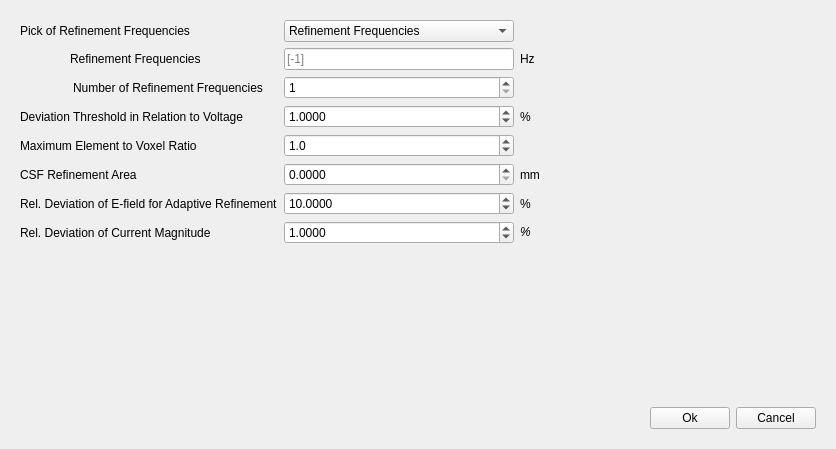
<?xml version="1.0" encoding="UTF-8"?>
<ui version="4.0">
 <class>centralwidget</class>
 <widget class="QWidget" name="centralwidget">
  <property name="geometry">
   <rect>
    <x>0</x>
    <y>0</y>
    <width>836</width>
    <height>449</height>
   </rect>
  </property>
  <property name="maximumSize">
   <size>
    <width>836</width>
    <height>450</height>
   </size>
  </property>
  <property name="windowTitle">
   <string>Mesh Refinement</string>
  </property>
  <property name="styleSheet">
   <string notr="true"/>
  </property>
  <layout class="QGridLayout" name="gridLayout">
   <item row="2" column="1">
    <widget class="QWidget" name="widget_Run_Close" native="true">
     <property name="font">
      <font/>
     </property>
     <layout class="QHBoxLayout" name="horizontalLayout_57">
      <item>
       <spacer name="horizontalSpacer_63">
        <property name="orientation">
         <enum>Qt::Horizontal</enum>
        </property>
        <property name="sizeHint" stdset="0">
         <size>
          <width>40</width>
          <height>20</height>
         </size>
        </property>
       </spacer>
      </item>
      <item>
       <widget class="QPushButton" name="pushButton_Save">
        <property name="font">
         <font/>
        </property>
        <property name="styleSheet">
         <string notr="true"/>
        </property>
        <property name="text">
         <string>Ok</string>
        </property>
        <property name="iconSize">
         <size>
          <width>24</width>
          <height>24</height>
         </size>
        </property>
       </widget>
      </item>
      <item>
       <widget class="QPushButton" name="pushButton_Cancel">
        <property name="font">
         <font/>
        </property>
        <property name="layoutDirection">
         <enum>Qt::LeftToRight</enum>
        </property>
        <property name="styleSheet">
         <string notr="true"/>
        </property>
        <property name="text">
         <string>Cancel</string>
        </property>
        <property name="iconSize">
         <size>
          <width>24</width>
          <height>24</height>
         </size>
        </property>
       </widget>
      </item>
     </layout>
    </widget>
   </item>
   <item row="1" column="1">
    <spacer name="verticalSpacer">
     <property name="orientation">
      <enum>Qt::Vertical</enum>
     </property>
     <property name="sizeHint" stdset="0">
      <size>
       <width>20</width>
       <height>40</height>
      </size>
     </property>
    </spacer>
   </item>
   <item row="0" column="0" colspan="2">
    <widget class="QWidget" name="widget" native="true">
     <layout class="QGridLayout" name="gridLayout_3">
      <item row="8" column="1">
       <widget class="QDoubleSpinBox" name="doubleSpinBox_Rel_Div_Current">
        <property name="font">
         <font/>
        </property>
        <property name="locale">
         <locale language="English" country="UnitedKingdom"/>
        </property>
        <property name="decimals">
         <number>4</number>
        </property>
        <property name="minimum">
         <double>0.000000000000000</double>
        </property>
        <property name="maximum">
         <double>10000000000000.000000000000000</double>
        </property>
        <property name="value">
         <double>1.000000000000000</double>
        </property>
       </widget>
      </item>
      <item row="4" column="1">
       <widget class="QDoubleSpinBox" name="doubleSpinBox_Deviation_Threshold">
        <property name="font">
         <font/>
        </property>
        <property name="locale">
         <locale language="English" country="UnitedKingdom"/>
        </property>
        <property name="inputMethodHints">
         <set>Qt::ImhFormattedNumbersOnly</set>
        </property>
        <property name="showGroupSeparator" stdset="0">
         <bool>false</bool>
        </property>
        <property name="decimals">
         <number>4</number>
        </property>
        <property name="minimum">
         <double>-1000000000.000000000000000</double>
        </property>
        <property name="maximum">
         <double>1000000000.000000000000000</double>
        </property>
        <property name="value">
         <double>1.000000000000000</double>
        </property>
       </widget>
      </item>
      <item row="2" column="0">
       <widget class="QWidget" name="widget_Refinement_Frequencies" native="true">
        <layout class="QVBoxLayout" name="verticalLayout_6">
         <property name="leftMargin">
          <number>20</number>
         </property>
         <property name="topMargin">
          <number>0</number>
         </property>
         <property name="rightMargin">
          <number>0</number>
         </property>
         <property name="bottomMargin">
          <number>0</number>
         </property>
         <item>
          <widget class="QLabel" name="label_Refinement_Frequency">
           <property name="font">
            <font/>
           </property>
           <property name="text">
            <string>Refinement Frequencies</string>
           </property>
           <property name="indent">
            <number>30</number>
           </property>
          </widget>
         </item>
        </layout>
       </widget>
      </item>
      <item row="4" column="2">
       <widget class="QLabel" name="label_Deviation_Threshold_2">
        <property name="font">
         <font/>
        </property>
        <property name="text">
         <string>%</string>
        </property>
       </widget>
      </item>
      <item row="9" column="4">
       <spacer name="horizontalSpacer">
        <property name="orientation">
         <enum>Qt::Horizontal</enum>
        </property>
        <property name="sizeHint" stdset="0">
         <size>
          <width>40</width>
          <height>20</height>
         </size>
        </property>
       </spacer>
      </item>
      <item row="6" column="1">
       <widget class="QDoubleSpinBox" name="doubleSpinBox_CSF_Ref_Reg">
        <property name="font">
         <font/>
        </property>
        <property name="locale">
         <locale language="English" country="UnitedKingdom"/>
        </property>
        <property name="decimals">
         <number>4</number>
        </property>
        <property name="minimum">
         <double>0.000000000000000</double>
        </property>
        <property name="maximum">
         <double>100000000.000000000000000</double>
        </property>
       </widget>
      </item>
      <item row="8" column="0">
       <widget class="QLabel" name="label_Rel_Div_Current">
        <property name="font">
         <font/>
        </property>
        <property name="text">
         <string>Rel. Deviation of Current Magnitude</string>
        </property>
       </widget>
      </item>
      <item row="3" column="0">
       <widget class="QWidget" name="widget_No_Of_Refinement_Frequencies" native="true">
        <layout class="QVBoxLayout" name="verticalLayout_5">
         <property name="leftMargin">
          <number>23</number>
         </property>
         <property name="topMargin">
          <number>0</number>
         </property>
         <property name="rightMargin">
          <number>0</number>
         </property>
         <property name="bottomMargin">
          <number>0</number>
         </property>
         <item>
          <widget class="QLabel" name="label_No_Of_Refinement_Frequencies">
           <property name="font">
            <font/>
           </property>
           <property name="text">
            <string>Number of Refinement Frequencies</string>
           </property>
           <property name="indent">
            <number>30</number>
           </property>
          </widget>
         </item>
        </layout>
       </widget>
      </item>
      <item row="2" column="1">
       <widget class="QWidget" name="widget_Refinement_Frequencies_2" native="true">
        <layout class="QVBoxLayout" name="verticalLayout_3">
         <property name="spacing">
          <number>0</number>
         </property>
         <property name="leftMargin">
          <number>0</number>
         </property>
         <property name="topMargin">
          <number>0</number>
         </property>
         <property name="rightMargin">
          <number>0</number>
         </property>
         <property name="bottomMargin">
          <number>0</number>
         </property>
         <item>
          <widget class="QLineEdit" name="lineEdit_Refinement_Frequency">
           <property name="font">
            <font/>
           </property>
           <property name="placeholderText">
            <string>[-1]</string>
           </property>
          </widget>
         </item>
        </layout>
       </widget>
      </item>
      <item row="6" column="0">
       <widget class="QLabel" name="label_CSF_Ref_Reg">
        <property name="font">
         <font/>
        </property>
        <property name="text">
         <string>CSF Refinement Area</string>
        </property>
       </widget>
      </item>
      <item row="7" column="2">
       <widget class="QLabel" name="label_18">
        <property name="font">
         <font/>
        </property>
        <property name="text">
         <string>%</string>
        </property>
       </widget>
      </item>
      <item row="5" column="0">
       <widget class="QLabel" name="label_Min_Scaling">
        <property name="font">
         <font/>
        </property>
        <property name="text">
         <string>Maximum Element to Voxel Ratio</string>
        </property>
       </widget>
      </item>
      <item row="4" column="3">
       <widget class="QPushButton" name="pushButton_Deviation_Threshold">
        <property name="toolTip">
         <string>&lt;html&gt;&lt;head/&gt;&lt;body&gt;&lt;p&gt;&lt;span style=&quot; font-family:'wf_segoe-ui_normal,Segoe UI,Segoe WP,Tahoma,Arial,sans-serif,serif,EmojiFont'; font-size:14pt; color:#212121; background-color:#ffffff;&quot;&gt;Provide threshold for acceptable electric potential deviation on neuron compartments as a percent of the overall voltage drop in the system. For example, if the parameters is set to 2% in the system with 0V/1V/2V/-3V on contacts, the threshold will be set to 0.1V.&lt;/span&gt;&lt;/p&gt;&lt;p&gt;&lt;span style=&quot; font-family:'wf_segoe-ui_normal,Segoe UI,Segoe WP,Tahoma,Arial,sans-serif,serif,EmojiFont'; font-size:14pt; font-weight:600; color:#212121; background-color:#ffffff;&quot;&gt;Important:&lt;/span&gt;&lt;span style=&quot; font-family:'wf_segoe-ui_normal,Segoe UI,Segoe WP,Tahoma,Arial,sans-serif,serif,EmojiFont'; font-size:14pt; color:#212121; background-color:#ffffff;&quot;&gt; For current-controlled mode, the threshold will be estimated after scaling the voltage on contacts to match the desired current. Therefore, the threshold will differ among the refinement frequencies due to changes in the impedance.&lt;/span&gt;&lt;/p&gt;&lt;/body&gt;&lt;/html&gt;</string>
        </property>
        <property name="text">
         <string/>
        </property>
        <property name="icon">
         <iconset resource="../icons.qrc">
          <normaloff>:/icons/icons/info.png</normaloff>:/icons/icons/info.png</iconset>
        </property>
        <property name="iconSize">
         <size>
          <width>24</width>
          <height>24</height>
         </size>
        </property>
        <property name="flat">
         <bool>true</bool>
        </property>
       </widget>
      </item>
      <item row="8" column="2">
       <widget class="QLabel" name="label_6">
        <property name="font">
         <font/>
        </property>
        <property name="text">
         <string>&lt;html&gt;&lt;head/&gt;&lt;body&gt;&lt;p&gt;&lt;span style=&quot; font-style:italic;&quot;&gt;%&lt;/span&gt;&lt;/p&gt;&lt;/body&gt;&lt;/html&gt;</string>
        </property>
       </widget>
      </item>
      <item row="7" column="1">
       <widget class="QDoubleSpinBox" name="doubleSpinBox_Rel_Div">
        <property name="font">
         <font/>
        </property>
        <property name="locale">
         <locale language="English" country="UnitedKingdom"/>
        </property>
        <property name="decimals">
         <number>4</number>
        </property>
        <property name="minimum">
         <double>0.000000000000000</double>
        </property>
        <property name="maximum">
         <double>10000000000.000000000000000</double>
        </property>
        <property name="value">
         <double>10.000000000000000</double>
        </property>
       </widget>
      </item>
      <item row="0" column="0">
       <widget class="QLabel" name="label_Refinement_Frequencies">
        <property name="font">
         <font/>
        </property>
        <property name="text">
         <string>Pick of Refinement Frequencies</string>
        </property>
       </widget>
      </item>
      <item row="5" column="3">
       <widget class="QPushButton" name="pushButton_Min_Scaling">
        <property name="toolTip">
         <string>&lt;html&gt;&lt;head/&gt;&lt;body&gt;&lt;p&gt;&lt;span style=&quot; font-size:14pt;&quot;&gt;Choose maximum ratio of FEM element edge to voxel size edge in the full CSF refinement (the ratio will be applied to elements containing CSF). We recommend to put it to 1.&lt;/span&gt;&lt;/p&gt;&lt;/body&gt;&lt;/html&gt;</string>
        </property>
        <property name="text">
         <string/>
        </property>
        <property name="icon">
         <iconset resource="../icons.qrc">
          <normaloff>:/icons/icons/info.png</normaloff>:/icons/icons/info.png</iconset>
        </property>
        <property name="iconSize">
         <size>
          <width>24</width>
          <height>24</height>
         </size>
        </property>
        <property name="flat">
         <bool>true</bool>
        </property>
       </widget>
      </item>
      <item row="0" column="1">
       <widget class="QComboBox" name="comboBox_Refinement_Frequencies">
        <property name="font">
         <font/>
        </property>
        <item>
         <property name="text">
          <string>Refinement Frequencies</string>
         </property>
        </item>
        <item>
         <property name="text">
          <string>No. of Refinement Frequencies</string>
         </property>
        </item>
       </widget>
      </item>
      <item row="2" column="3">
       <widget class="QWidget" name="widget_Refinement_Frequencies_3" native="true">
        <layout class="QVBoxLayout" name="verticalLayout_7">
         <property name="spacing">
          <number>0</number>
         </property>
         <property name="leftMargin">
          <number>0</number>
         </property>
         <property name="topMargin">
          <number>0</number>
         </property>
         <property name="rightMargin">
          <number>0</number>
         </property>
         <property name="bottomMargin">
          <number>0</number>
         </property>
         <item>
          <widget class="QPushButton" name="pushButton_Refinement_Frequency">
           <property name="toolTip">
            <string>&lt;html&gt;&lt;head/&gt;&lt;body&gt;&lt;p&gt;&lt;span style=&quot; font-size:14pt;&quot;&gt;Provide frequencies of sine wave signals for adaptive mesh refinement, e.g. [130.0,10000.0]. We recommend to make a choice basing on the frequency spectrum of the DBS signal or to use option No. of Refinement Frequencies instead.&lt;/span&gt;&lt;/p&gt;&lt;/body&gt;&lt;/html&gt;</string>
           </property>
           <property name="text">
            <string/>
           </property>
           <property name="icon">
            <iconset resource="../icons.qrc">
             <normaloff>:/icons/icons/info.png</normaloff>:/icons/icons/info.png</iconset>
           </property>
           <property name="iconSize">
            <size>
             <width>24</width>
             <height>24</height>
            </size>
           </property>
           <property name="flat">
            <bool>true</bool>
           </property>
          </widget>
         </item>
        </layout>
       </widget>
      </item>
      <item row="7" column="0">
       <widget class="QLabel" name="label_Rel_Div">
        <property name="font">
         <font/>
        </property>
        <property name="text">
         <string>Rel. Deviation of E-field for Adaptive Refinement</string>
        </property>
       </widget>
      </item>
      <item row="3" column="3">
       <widget class="QWidget" name="widget_No_Of_Refinement_Frequencies_3" native="true">
        <layout class="QVBoxLayout" name="verticalLayout_9">
         <property name="spacing">
          <number>0</number>
         </property>
         <property name="leftMargin">
          <number>0</number>
         </property>
         <property name="topMargin">
          <number>0</number>
         </property>
         <property name="rightMargin">
          <number>0</number>
         </property>
         <property name="bottomMargin">
          <number>0</number>
         </property>
         <item>
          <widget class="QPushButton" name="pushButton_No_of_Refinement_Frequencies">
           <property name="toolTip">
            <string>&lt;html&gt;&lt;head/&gt;&lt;body&gt;&lt;p&gt;&lt;span style=&quot; font-family:'wf_segoe-ui_normal,Segoe UI,Segoe WP,Tahoma,Arial,sans-serif,serif,EmojiFont'; font-size:14pt; color:#212121; background-color:#ffffff;&quot;&gt;Provide number of frequencies for mesh refinement. The frequencies will be defined by splitting power spectrum of the stimulation signal. &lt;/span&gt;&lt;span style=&quot; font-family:'wf_segoe-ui_normal,Segoe UI,Segoe WP,Tahoma,Arial,sans-serif,serif,EmojiFont'; font-size:14pt; font-weight:600; color:#212121; background-color:#ffffff;&quot;&gt;Note:&lt;/span&gt;&lt;span style=&quot; font-family:'wf_segoe-ui_normal,Segoe UI,Segoe WP,Tahoma,Arial,sans-serif,serif,EmojiFont'; font-size:14pt; color:#212121; background-color:#ffffff;&quot;&gt; This parameter is an alternative to Refinement Frequency.&lt;/span&gt;&lt;/p&gt;&lt;/body&gt;&lt;/html&gt;</string>
           </property>
           <property name="text">
            <string/>
           </property>
           <property name="icon">
            <iconset resource="../icons.qrc">
             <normaloff>:/icons/icons/info.png</normaloff>:/icons/icons/info.png</iconset>
           </property>
           <property name="iconSize">
            <size>
             <width>24</width>
             <height>24</height>
            </size>
           </property>
           <property name="flat">
            <bool>true</bool>
           </property>
          </widget>
         </item>
        </layout>
       </widget>
      </item>
      <item row="3" column="1">
       <widget class="QWidget" name="widget_No_Of_Refinement_Frequencies_2" native="true">
        <layout class="QVBoxLayout" name="verticalLayout_8">
         <property name="spacing">
          <number>0</number>
         </property>
         <property name="leftMargin">
          <number>0</number>
         </property>
         <property name="topMargin">
          <number>0</number>
         </property>
         <property name="rightMargin">
          <number>0</number>
         </property>
         <property name="bottomMargin">
          <number>0</number>
         </property>
         <item>
          <widget class="QSpinBox" name="spinBox_No_Of_Refinement_Frequencies">
           <property name="font">
            <font/>
           </property>
           <property name="minimum">
            <number>1</number>
           </property>
          </widget>
         </item>
        </layout>
       </widget>
      </item>
      <item row="5" column="1">
       <widget class="QDoubleSpinBox" name="doubleSpinBox_Min_Scaling">
        <property name="font">
         <font/>
        </property>
        <property name="locale">
         <locale language="English" country="UnitedKingdom"/>
        </property>
        <property name="decimals">
         <number>1</number>
        </property>
        <property name="minimum">
         <double>0.100000000000000</double>
        </property>
        <property name="maximum">
         <double>1000000000000000000000.000000000000000</double>
        </property>
        <property name="singleStep">
         <double>0.100000000000000</double>
        </property>
        <property name="value">
         <double>1.000000000000000</double>
        </property>
       </widget>
      </item>
      <item row="4" column="0">
       <widget class="QLabel" name="label_Deviation_Threshold">
        <property name="font">
         <font/>
        </property>
        <property name="text">
         <string>Deviation Threshold in Relation to Voltage</string>
        </property>
       </widget>
      </item>
      <item row="6" column="2">
       <widget class="QLabel" name="label_27">
        <property name="font">
         <font/>
        </property>
        <property name="text">
         <string>mm</string>
        </property>
       </widget>
      </item>
      <item row="2" column="2">
       <widget class="QWidget" name="widget_Refinement_Frequencies_4" native="true">
        <layout class="QGridLayout" name="gridLayout_2">
         <property name="leftMargin">
          <number>0</number>
         </property>
         <property name="topMargin">
          <number>0</number>
         </property>
         <property name="rightMargin">
          <number>0</number>
         </property>
         <property name="bottomMargin">
          <number>0</number>
         </property>
         <property name="spacing">
          <number>0</number>
         </property>
         <item row="0" column="0">
          <widget class="QLabel" name="label_Refinement_Frequency_2">
           <property name="font">
            <font/>
           </property>
           <property name="text">
            <string>Hz</string>
           </property>
          </widget>
         </item>
        </layout>
       </widget>
      </item>
      <item row="6" column="3">
       <widget class="QPushButton" name="pushButton_CSF_Ref_Reg">
        <property name="toolTip">
         <string>&lt;html&gt;&lt;head/&gt;&lt;body&gt;&lt;p&gt;&lt;span style=&quot; font-size:14pt;&quot;&gt;This parameter defines area for full CSF refinement. FEM Elements with CSF will be refined in the region of interest (where neuron array is confined) + indent defined by CSF Refinement Area.&lt;/span&gt;&lt;/p&gt;&lt;/body&gt;&lt;/html&gt;</string>
        </property>
        <property name="text">
         <string/>
        </property>
        <property name="icon">
         <iconset resource="../icons.qrc">
          <normaloff>:/icons/icons/info.png</normaloff>:/icons/icons/info.png</iconset>
        </property>
        <property name="iconSize">
         <size>
          <width>24</width>
          <height>24</height>
         </size>
        </property>
        <property name="flat">
         <bool>true</bool>
        </property>
       </widget>
      </item>
      <item row="7" column="3">
       <widget class="QPushButton" name="pushButton_Rel_Div">
        <property name="toolTip">
         <string>&lt;html&gt;&lt;head/&gt;&lt;body&gt;&lt;p&gt;&lt;span style=&quot; font-family:'wf_segoe-ui_normal,Segoe UI,Segoe WP,Tahoma,Arial,sans-serif,serif,EmojiFont'; font-size:14pt; color:#212121; background-color:#ffffff;&quot;&gt;Provide threshold for relative deviation of E-field during adaptive refinement.  A cell will be marked for refinement if the deviation on its midpoint is above the threshold. Cells with negligibly small E-fields are disregarded.&lt;/span&gt;&lt;/p&gt;&lt;/body&gt;&lt;/html&gt;</string>
        </property>
        <property name="text">
         <string/>
        </property>
        <property name="icon">
         <iconset resource="../icons.qrc">
          <normaloff>:/icons/icons/info.png</normaloff>:/icons/icons/info.png</iconset>
        </property>
        <property name="iconSize">
         <size>
          <width>24</width>
          <height>24</height>
         </size>
        </property>
        <property name="flat">
         <bool>true</bool>
        </property>
       </widget>
      </item>
      <item row="8" column="3">
       <widget class="QPushButton" name="pushButton_Z_Length">
        <property name="toolTip">
         <string>&lt;html&gt;&lt;head/&gt;&lt;body&gt;&lt;p&gt;&lt;span style=&quot; font-size:14pt;&quot;&gt;Provide threshold for relative deviation of current on the contacts during adaptive mesh refinement. For multicontact current-controlled stimulation, a quasi impedance (an analogue to initially computed currents) is estimated instead.&lt;/span&gt;&lt;/p&gt;&lt;/body&gt;&lt;/html&gt;</string>
        </property>
        <property name="text">
         <string/>
        </property>
        <property name="icon">
         <iconset resource="../icons.qrc">
          <normaloff>:/icons/icons/info.png</normaloff>:/icons/icons/info.png</iconset>
        </property>
        <property name="iconSize">
         <size>
          <width>24</width>
          <height>24</height>
         </size>
        </property>
        <property name="flat">
         <bool>true</bool>
        </property>
       </widget>
      </item>
     </layout>
    </widget>
   </item>
  </layout>
 </widget>
 <resources>
  <include location="../icons.qrc"/>
  <include location="../imgs.qrc"/>
 </resources>
 <connections/>
</ui>
